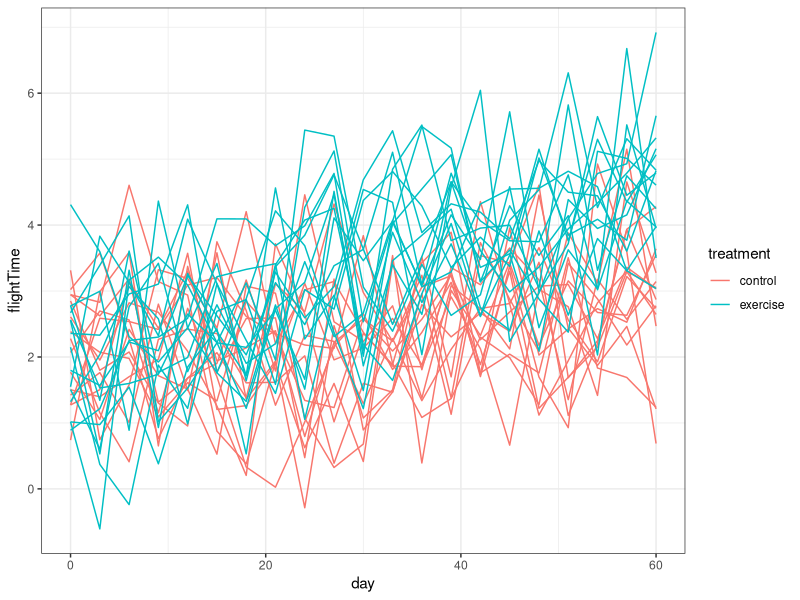
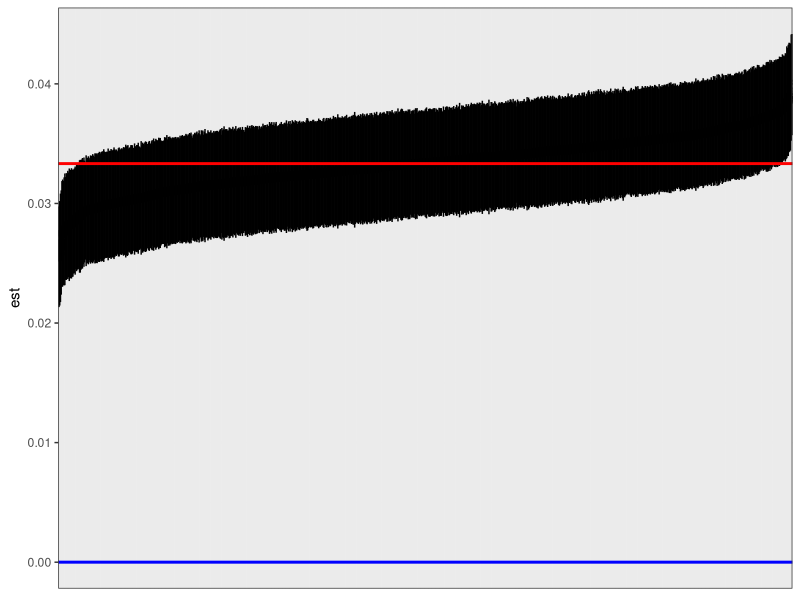

These figures' R source, in order:
library(glmmTMB)
library(dplyr)
library(purrr)
library(broom.mixed)
library(tidyverse)
library(ggplot2); theme_set(theme_bw())

set.seed(303)

n_per_group=15; days=seq(0, 60, by=3) 
n_groups <- 2

beta0=2; beta_day=(0.5/60); beta_daytreat=(2/60)


form0 <- ~ 1 + day + treatment:day 
form1 <- flightTime ~ 1 + day + treatment:day 

sdres=0.1

n_bats <- n_per_group*n_groups

sim <- function(n_per_group, days, beta0, beta_day, beta_daytreat
                ,sdres, ...
){
  batID <- as.factor(1:n_bats) 
  treatment <- as.factor(rep(c("control", "exercise"), each=n_per_group))
  tdat <- data.frame(batID, treatment) 
  dat1 <- expand.grid(batID=batID, day=days)
  flight_data_nore <- full_join(dat1, tdat, by="batID") 
  flightTime <- simulate_new(form0, 
                             nsim = 1,
                             newdata = flight_data_nore,
                             newparams = list(
                               beta = c(beta0, beta_day, beta_daytreat) 
                               , betad = log(sdres) 
                             )
  )
  
  flight_data_nore$flightTime <- flightTime[[1]] 
  return(flight_data_nore) 
}

s1 <- sim(n_per_group=n_per_group, days=days
          , beta0=beta0, beta_day=beta_day, beta_daytreat=beta_daytreat
          , sdres=sdres)

plot_sim <- function(flight_data_nore) {
  ggplot(flight_data_nore, aes(day, flightTime, colour = treatment)) +
    geom_line(aes(group=batID))
}
plot_sim(s1)

fit <- function(flight_data_nore){
  return(lm(form1 
                 , data=flight_data_nore
  ))
}

simCIslm <- function(simfun, fitfun, ...){ 
  dat <- simfun(...) 
  fit <- fitfun(dat) 
  tt <- (tidy(fit, effects = "fixed", conf.int = TRUE) 
         %>% select(term, est = estimate, lwr = conf.low, upr = conf.high) 
         %>% mutate(across(where(is.character), factor)) 
  )
  return(tt) 
}


print(simCIslm(simfun=sim, fitfun=fit
             , n_per_group=n_per_group, days=days
             , beta0=beta0, beta_day=beta_day, beta_daytreat=beta_daytreat
             , sdres=sdres
))

nReps <- 1000

system.time(
  cis <- map_dfr(1:nReps, simCIslm, .id="sim_flight" 
                 , .progress = interactive() 
                 , simfun=sim, fitfun=fit 
                 , n_per_group = n_per_group, days=days 
                 , beta0=beta0, beta_day=beta_day, beta_daytreat=beta_daytreat
                 , sdres=sdres
  )
)


summary(cis)

treatmentTrue_flightTime <- beta_daytreat 

dt_flight <- (cis
              %>% filter(term=="day:treatmentexercise") 
              %>% drop_na() 
)

dt_flight %>% summarize(
  toohigh=mean(lwr>treatmentTrue_flightTime) 
  , toolow=mean(upr<treatmentTrue_flightTime) 
  , ci_width=mean(upr-lwr) 
  , power = mean(lwr>0) 
)

dt_flight <- (dt_flight
              %>% mutate(across(sim_flight, ~ reorder(factor(.), est)))
)

no_x_axis <- theme(axis.title.x=element_blank(),
                   axis.text.x=element_blank(),
                   axis.ticks.x=element_blank())

gg1 <- ggplot(dt_flight, aes(sim_flight, est)) +
  geom_pointrange(aes(ymin = lwr, ymax = upr)) +
  no_x_axis +
  geom_hline(yintercept = beta_daytreat,
             colour = "red", linewidth = 1) +
  geom_hline(yintercept = 0,
             colour = "blue", linewidth = 1) + 
  expand_limits(x=0)

print(gg1)
